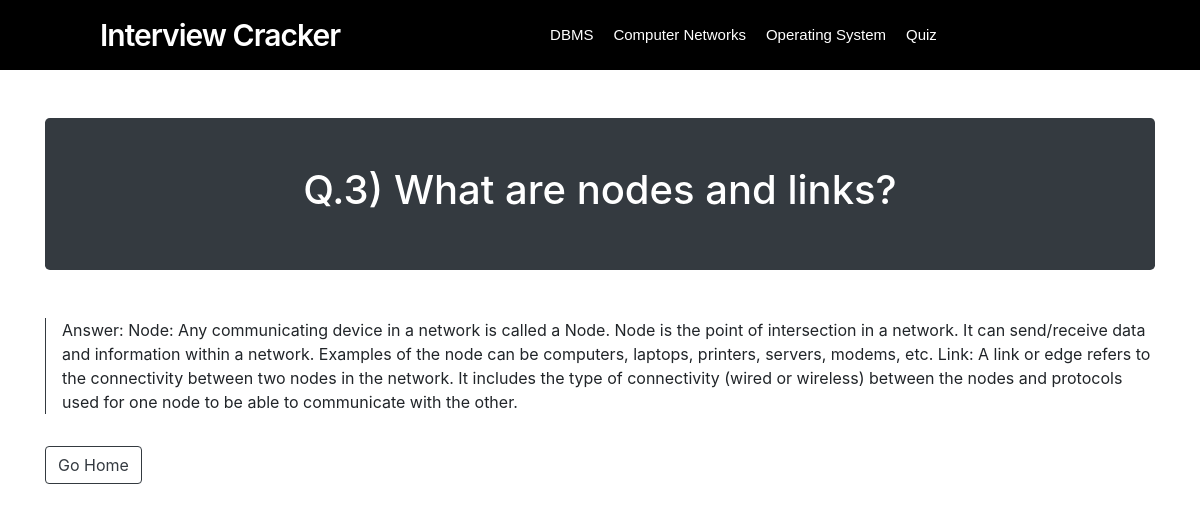
The app's page /Login-registration-System-PHP-and-MYSQL/view.php?id=3 with its own data.
### tables this page shows
CREATE TABLE `content_db` (
  `id` int(11) NOT NULL,
  `title` longtext NOT NULL,
  `content` longtext NOT NULL
);

### Login-registration-System-PHP-and-MYSQL/Dbms/content.php (called while the page is built, shortened)
<?php
    $conn = mysqli_connect("localhost", "root", "", "login_db");
    if(isset($_REQUEST['id'])){
        $id = $_REQUEST['id'];
        $sql = "SELECT * FROM content_db WHERE id = $id";
        $query = mysqli_query($conn, $sql);
    }
?>

### Login-registration-System-PHP-and-MYSQL/view.php (the view, shortened to what this page needs)
<?php
    include "./Dbms/content.php";
?>
<!DOCTYPE html>
<html lang="en">
<head>
    <link rel="stylesheet" href="https://stackpath.bootstrapcdn.com/bootstrap/4.5.2/css/bootstrap.min.css">
    <link rel="stylesheet" href="./styles/style.css">
</head>
<body>
    <nav>
        <div class="logo">
            Interview Cracker
        </div>
        <div class="nav-items">
            <li><a href="./Dbms/dbms.php">DBMS</a></li>
            <li><a href="#">Computer Networks</a></li>
            <li><a href="#">Operating System</a></li>
            <li><a href="#">Quiz</a></li>
        </div>
        <div class="searchbar">
            <div class="icon">
            </div>
        </div>
    </nav>
   <div class="container mt-5">
        <?php foreach($query as $q){?>
            <div class="bg-dark p-5 rounded-lg text-white text-center">
                <h1><?php echo $q['title'];?></h1>
            </div>
            <p class="mt-5 border-left border-dark pl-3"><?php echo $q['content'];?></p>
        <?php } ?>
        <a href="./Dbms/dbms.php" class="btn btn-outline-dark my-3">Go Home</a>
   </div>
</body>
</html>

### Login-registration-System-PHP-and-MYSQL/styles/style.css (style rules this page uses)
body { background-color: white; }
nav { background: #000000; display: flex; flex-wrap: wrap; align-items: center; justify-content: space-between; height: 70px; padding: 0 100px; }
nav .logo { color: #fff; font-size: 30px; font-weight: 600; letter-spacing: -1px; }
nav .nav-items { display: flex; flex: 1; padding: 0 0 0 200px; font-family:Arial, Helvetica, sans-serif; }
nav .nav-items li { list-style: none; padding: 0 10px; }
nav .nav-items li a { color: #fff; font-size: 15px; font-weight: 500; text-decoration: none; }
nav .searchbar { position: relative; }
nav .searchbar .icon { display: flex; position: absolute; top: 0; right: 0; width: 35px; height: 100%; background: none; border-radius: 3px; color: #fff; transition: all 0.5s 0.3s ease; }

### records on screen
content_db: title "Q.3) What are nodes and links?", content "Answer: Node: Any communicating device in a network is called a Node. Node is the point of intersection in a network. It can send/receive data and information within a network. Examples of the node can be computers, laptops, printers, servers, modems, etc. Link: A link or edge refers to the connectivity between two nodes in the network. It includes the type of connectivity (wired or wireless) between the nodes and protocols used for one node to be able to communicate with the other."
